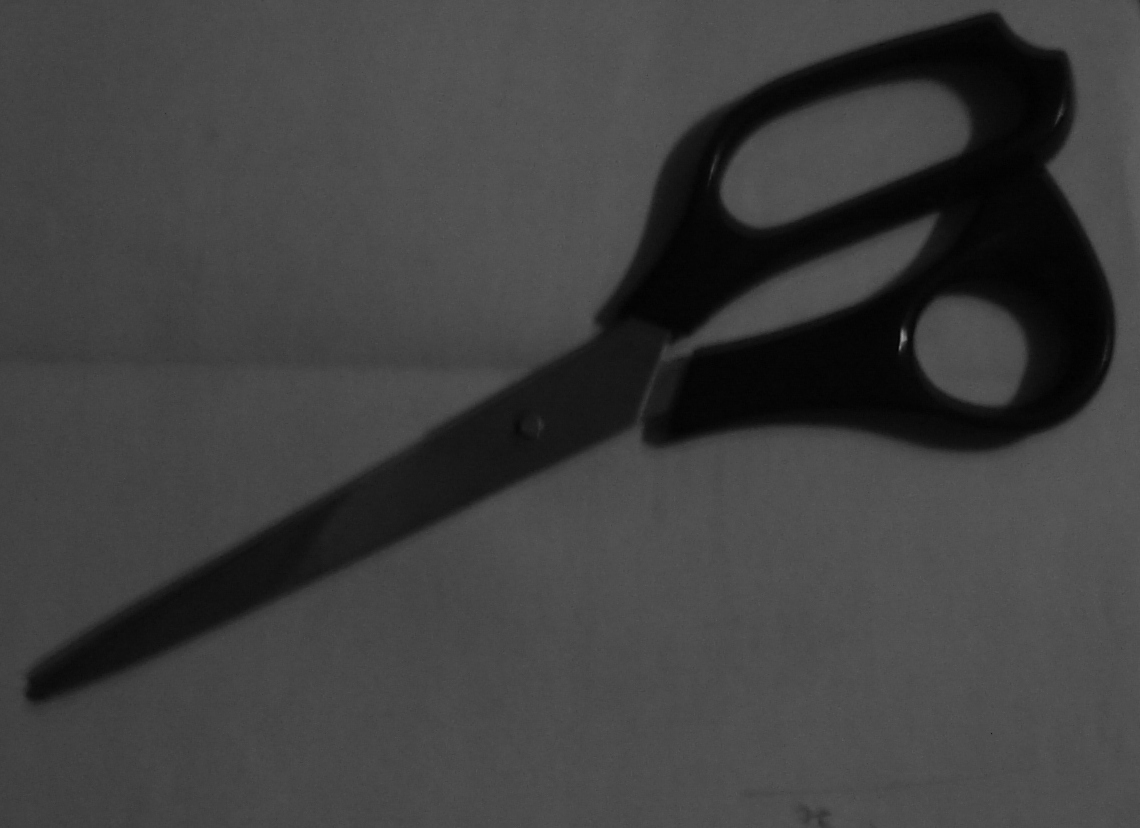
#> input picture Practica1/Imagenes/sci-2.bmp, 1140 x 828 px
$ jupyter execute ejercicio1_p1.ipynb   (shell and % lines are left out)
#> lines starting #> are read from the running program, lines starting #| are printed output that depends on the picture
# Ejercicio 1

### 1. Adquirir 3 imágenes en tonalidades de gris de 2 objetos distintos con iluminación de intensidad baja, media y alta (total: 6 imágenes).

[cell 1]
#%pylab inline

[cell 2]
#Imports
import cv2
import numpy as np
import matplotlib.pyplot as plt

[cell 3]
path1 = '../Imagenes/sci-2.bmp'
path2 = '../Imagenes/sci-3.bmp'
path3 = '../Imagenes/sci-4.bmp'
path4 = '../Imagenes/tar-5.bmp'
path5 = '../Imagenes/tar-6.bmp'
path6 = '../Imagenes/tar-7.bmp'

[cell 4]
#La magia que sucede aqui es que lo que me devuelve cv.imread es directamente un ndarray
img1 = cv2.imread(path1)
#> img1 is the input picture: shape (828, 1140, 3); min 0, max 157, mean 63.8
img2 = cv2.imread(path2)
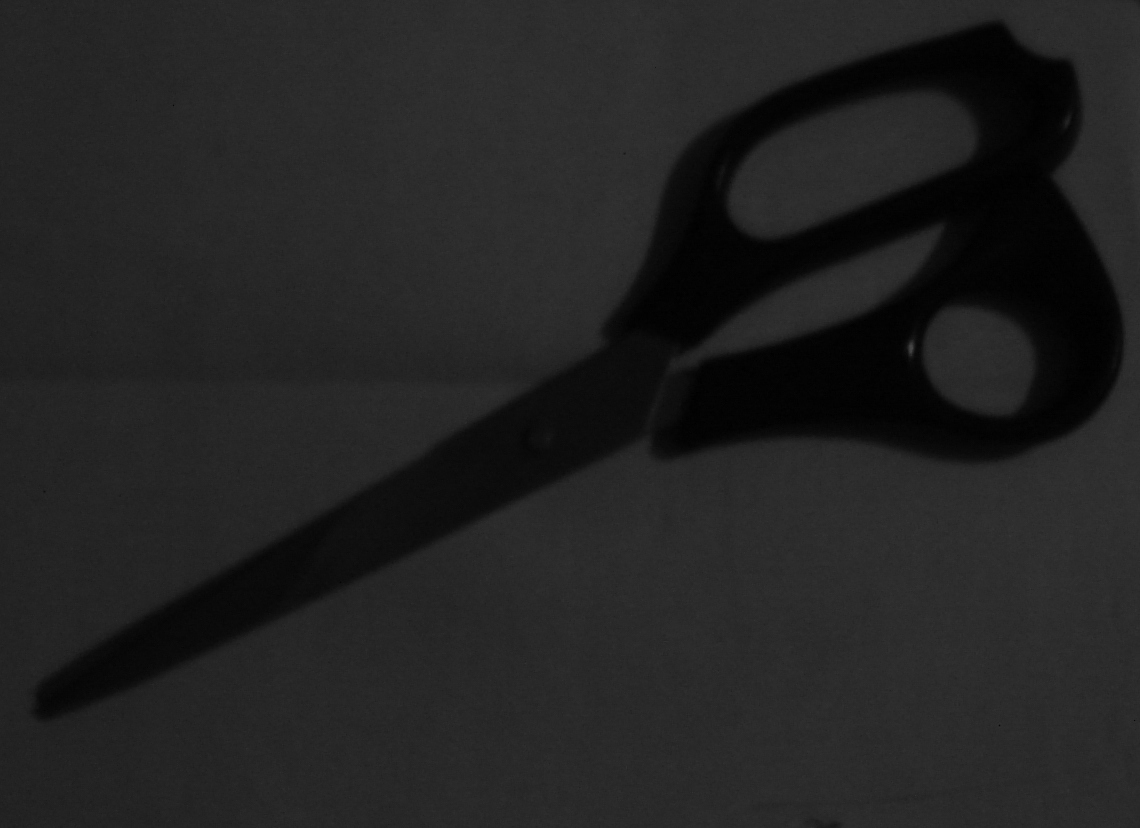
#> input picture Practica1/Imagenes/sci-3.bmp, 1140 x 828 px
#> img2 is the input picture: shape (828, 1140, 3); min 0, max 70, mean 34.7
img3 = cv2.imread(path3)
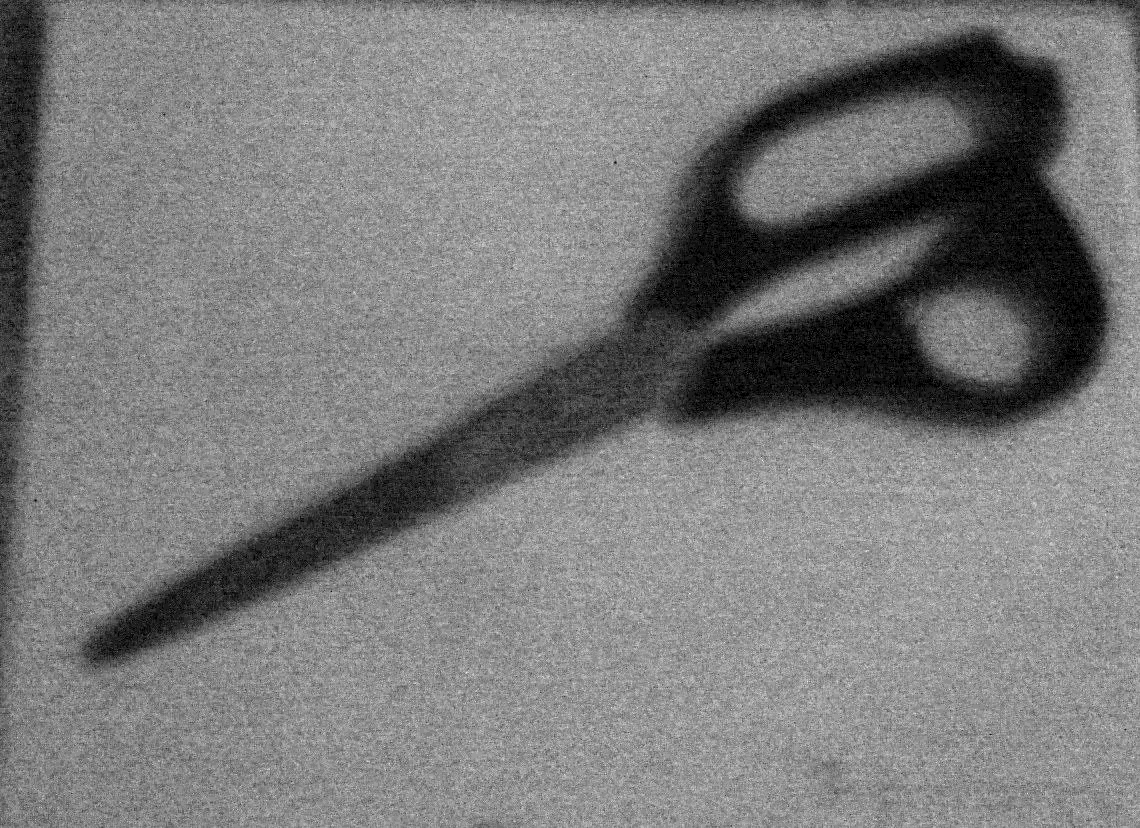
#> input picture Practica1/Imagenes/sci-4.bmp, 1140 x 828 px
#> img3 is the input picture: shape (828, 1140, 3); min 0, max 18, mean 8.69
img4 = cv2.imread(path4)
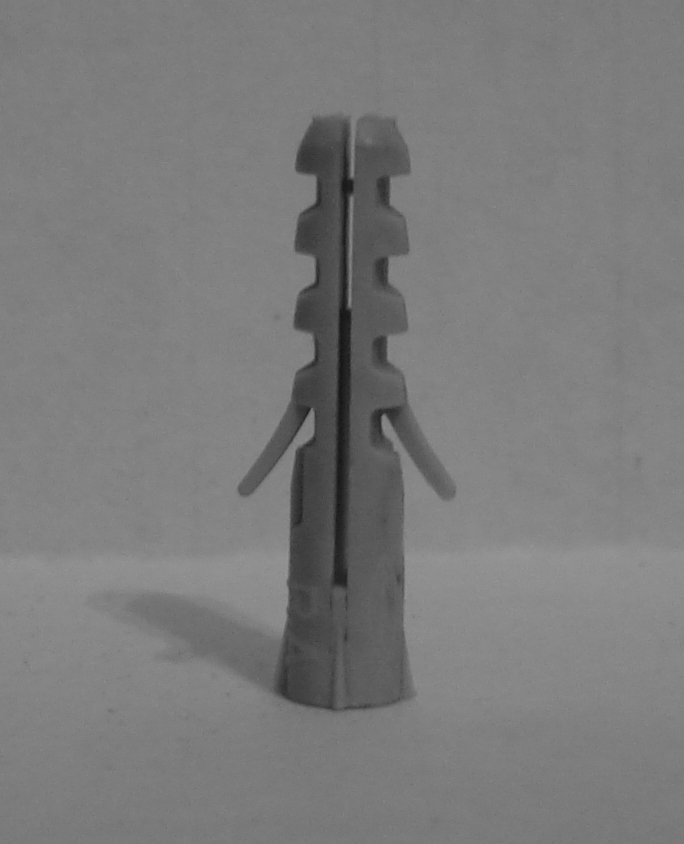
#> input picture Practica1/Imagenes/tar-5.bmp, 684 x 844 px
#> img4 is the input picture: shape (844, 684, 3); min 19, max 153, mean 122.8
img5 = cv2.imread(path5)
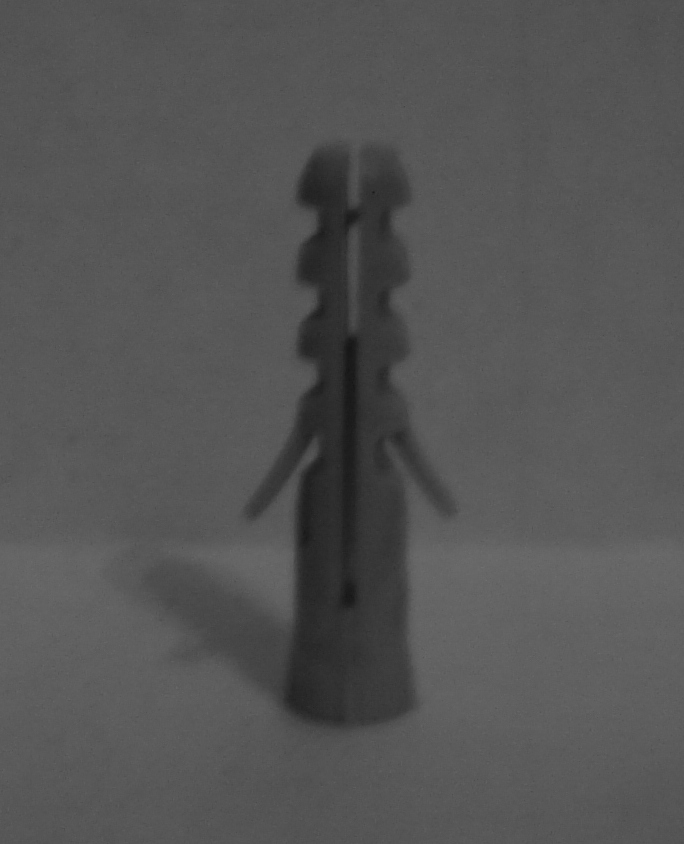
#> input picture Practica1/Imagenes/tar-6.bmp, 684 x 844 px
#> img5 is the input picture: shape (844, 684, 3); min 21, max 112, mean 84.5
img6 = cv2.imread(path6)
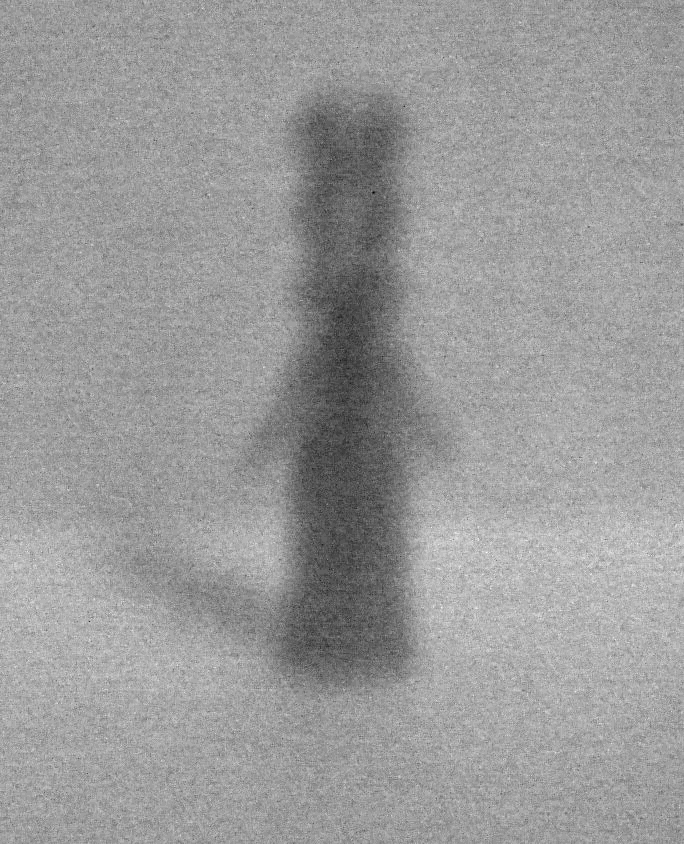
#> input picture Practica1/Imagenes/tar-7.bmp, 684 x 844 px
#> img6 is the input picture: shape (844, 684, 3); min 0, max 24, mean 14.5

type(img1)

[cell 5]
#Mostramos las imagenes

fig, axarr = plt.subplots(2, 3)
axarr[0, 0].imshow(img1)
axarr[0, 0].set_title('Figura 1')
axarr[0, 1].imshow(img2)
axarr[0, 1].set_title('Figura 2')
axarr[0, 2].imshow(img3)
axarr[0, 2].set_title('Figura 3')
axarr[1, 0].imshow(img4)
axarr[1, 0].set_title('Figura 4')
axarr[1, 1].imshow(img5)
axarr[1, 1].set_title('Figura 5')
axarr[1, 2].imshow(img6)
axarr[1, 2].set_title('Figura 6')
#plt.show()
